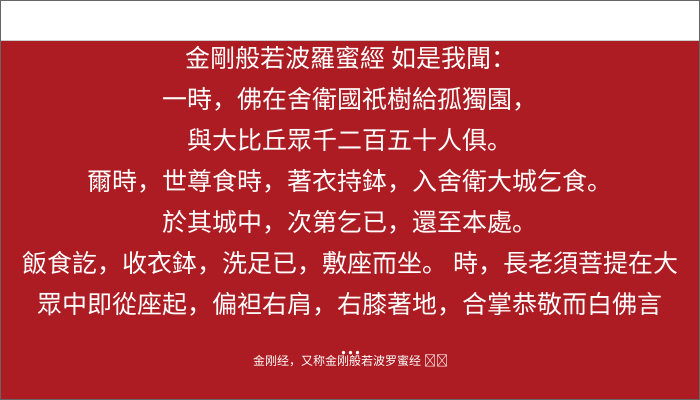
#> input picture output.png, 700 x 400 px, given in place of fodian_logo.png, which was not available
$ python pecha_text_image.py
#> lines starting #> are read from the running program, lines starting #| are printed output that depends on the picture; pictures that were not available may be replaced by others from this repository, and a replacement may not be noted
from pathlib import Path
from PIL import Image, ImageDraw, ImageFont
import textwrap
import os

IMAGE_PATH = './images'
FONT_PATHS = {
    "ar": "static/fonts/Noto-font/NotoFont-ar.ttf",
    "bn": "static/fonts/Noto-font/NotoFont-bn.ttf",
    "bo": "static/fonts/wujin+gangbi.ttf",
    "de": "static/fonts/Noto-font/NotoFont-de.ttf",
    "dz": "static/fonts/Noto-font/NotoFont-dz.ttf",
    "en": "static/fonts/Noto-font/NotoFont-en.ttf",
    "es": "static/fonts/Noto-font/NotoFont-es.ttf",
    "fa": "static/fonts/Noto-font/NotoFont-fa.ttf",
    "fr": "static/fonts/Noto-font/NotoFont-fr.ttf",
    "gu": "static/fonts/Noto-font/NotoFont-gu.ttf",
    "he": "static/fonts/Noto-font/NotoFont-zh.ttf",
    "hi": "static/fonts/Noto-font/NotoFont-hi.ttf",
    "hy": "static/fonts/Noto-font/NotoFont-hy.ttf",
    "it": "static/fonts/Noto-font/NotoFont-it.ttf",
    "ja": "static/fonts/Noto-font/NotoFont-ja.ttf",
    "ka": "static/fonts/Noto-font/NotoFont-ka.ttf",
    "km": "static/fonts/Noto-font/NotoFont-km.ttf",
    "kn": "static/fonts/Noto-font/NotoFont-kn.ttf",
    "ko": "static/fonts/Noto-font/NotoFont-ko.ttf",
    "lo": "static/fonts/Noto-font/NotoFont-lo.ttf",
    "ml": "static/fonts/Noto-font/NotoFont-ml.ttf",
    "mn": "static/fonts/Noto-font/NotoFont-mn.ttf",
    "mr": "static/fonts/Noto-font/NotoFont-mr.ttf",
    "ms": "static/fonts/Noto-font/NotoFont-general.ttf",
    "my": "static/fonts/Noto-font/NotoFont-my.ttf",
    "ne": "static/fonts/Noto-font/NotoFont-ne.ttf",
    "pa": "static/fonts/Noto-font/NotoFont-pa.ttf",
    "pt": "static/fonts/Noto-font/NotoFont-pt.ttf",
    "ru": "static/fonts/Noto-font/NotoFont-ru.ttf",
    "sa": "static/fonts/Noto-font/NotoFont-hi.ttf",
    "si": "static/fonts/Noto-font/NotoFont-si.ttf",
    "ta": "static/fonts/Noto-font/NotoFont-ta.ttf",
    "th": "static/fonts/Noto-font/NotoFont-th.ttf",
    "te": "static/fonts/Noto-font/NotoFont-te.ttf",
    "ur": "static/fonts/Noto-font/NotoFont-ur.ttf",
    "vi": "static/fonts/Noto-font/NotoFont-general.ttf",
    "zh": "static/fonts/Noto-font/NotoFont-zh.ttf",
    "lzh": "static/fonts/Noto-font/NotoFont-zh.ttf"
}


class SyntheticImageGenerator:

    def __init__(self, image_width, image_height, font_size=24, font_type="Uchen", bg_color="#ac1c22") -> None:
        self.image_width = int(image_width)
        self.image_height = int(image_height)
        self.font_size = int(font_size)
        self.font_type = font_type
        self.bg_color = tuple(int(bg_color.lstrip('#')[i:i+2], 16) for i in (0, 2, 4))

    def calc_letters_per_line(self, text, font, max_width):
        """Calculate approximately how many characters can fit in the given width."""
        avg_char_width = font.getlength("བ")  # Use a typical character for estimation
        return int(max_width / avg_char_width)

    def add_borders(self, draw):
        """Add borders to the image"""
        # Draw border lines
        border_color = "#666666"
        draw.line((0, 0, self.image_width, 0), fill=border_color, width=1)  # Top
        draw.line((0, 0, 0, self.image_height), fill=border_color, width=1)  # Left
        draw.line((self.image_width-1, 0, self.image_width-1, self.image_height), fill=border_color, width=1)  # Right
        draw.line((0, self.image_height-1, self.image_width, self.image_height-1), fill=border_color, width=1)  # Bottom

    def add_header(self, draw):
        """Add white header section"""
        header_height = int(self.image_height * 0.05)
        # White header background
        draw.line((0, header_height, self.image_width, header_height),
                 fill=(255, 255, 255),
                 width=int(self.image_height * 0.1))
        # Gray separator line
        draw.line((0, header_height * 2, self.image_width, header_height * 2),
                 fill="#CCCCCC",
                 width=int(self.image_height * 0.0025))

    def add_logo(self, img, logo_path):
        """Add logo to the image"""
        try:
            logo = Image.open(logo_path).convert('RGBA')
            # Calculate logo size (6% of image height)
            logo_height = int(self.image_height * 0.06)
            logo_ratio = logo.size[0] / logo.size[1]
            logo_width = int(logo_height * logo_ratio)
            logo = logo.resize((logo_width, logo_height), Image.Resampling.LANCZOS)

            # Create a padded transparent image for the logo
            logo_padded = Image.new('RGBA', (self.image_width, self.image_height), (0, 0, 0, 0))

            # Calculate position to center the logo
            logo_x = int(self.image_width/2 - logo_width/2)
            logo_y = int(self.image_height * 0.05 - logo_height/2)

            # Paste the logo
            logo_padded.paste(logo, (logo_x, logo_y))

            # Composite the images
            return Image.alpha_composite(img, logo_padded)
        except Exception as e:
            print(f"Error adding logo: {e}")
            return img

    def save_image(self, text, ref_str, lang, img_file_name, logo_path=None):

        font_file_name_text = FONT_PATHS.get(self.font_type, 'en')
        font_file_name_ref = FONT_PATHS.get(self.font_type, 'he') if lang == "he" else FONT_PATHS.get('en')


        # Create base image with RGBA mode to support transparency
        img = Image.new('RGBA', (self.image_width, self.image_height),
                       color=self.bg_color + (255,))  # Add alpha channel
        d = ImageDraw.Draw(img)

        # Add header and borders
        self.add_header(d)
        self.add_borders(d)

        # Define fonts and text color
        if len(text) < 100:
            main_size = int(self.font_size * 1.5)
        else:
            main_size = self.font_size

        main_font = ImageFont.truetype(font_file_name_text, size=main_size, encoding='utf-16')
        ref_font = ImageFont.truetype(font_file_name_ref, size=int(main_size/2), encoding='utf-16')
        text_color = (255, 255, 255)

        # Calculate padding and max width
        padding_x = 5  # Padding from edges
        max_width = self.image_width - (padding_x * 2)

        # Wrap text using textwrap
        chars_per_line = self.calc_letters_per_line(text, main_font, max_width)
        wrapped_text = textwrap.fill(text=text, width=chars_per_line)

        # Draw main text
        d.text(
            xy=(self.image_width / 2, self.image_height / 2),
            text=wrapped_text,
            font=main_font,
            fill=text_color,
            anchor='mm',
            align='center',
            spacing=int(main_size * 0.5)
        )

        # Draw reference text
        d.text(
            xy=(self.image_width / 2, self.image_height - 40),
            text=ref_str,
            font=ref_font,
            fill=text_color,
            anchor='mm'
        )

        # Add logo if provided
        if logo_path:
            img = self.add_logo(img, logo_path)

        # Save the image
        img.save(img_file_name)


def clean_text(text):
    if len(text) > 180:
        text = text[:180] + " ..."
    """Remove HTML break tags and clean up the text"""
    # Replace </br> with space or newline depending on your preference
    cleaned_text = text.replace('</br>', ' ').replace('<br>', ' ').replace('<br/>', ' ').replace('<b', ' ').replace('</', ' ').replace('<', ' ').replace('>', ' ')
    # Remove multiple spaces that might have been created
    cleaned_text = ' '.join(cleaned_text.split())
    return cleaned_text


def create_synthetic_data(text, ref_str, lang, version_lang, logo_path=None):
    cleaned_text = clean_text(text)
    font_type_lang = lang
    if version_lang:
        font_type_lang = version_lang

    synthetic_image_generator = SyntheticImageGenerator(
        image_width=700,
        image_height=400,
        font_size=25,
        font_type=font_type_lang,
        bg_color="#ac1c22"
    )
    synthetic_image_generator.save_image(cleaned_text, ref_str, lang, "output.png", logo_path)
#> in save_image, `img = Image.new('RGBA', (self.image_width, self.image_height), color=s..`:
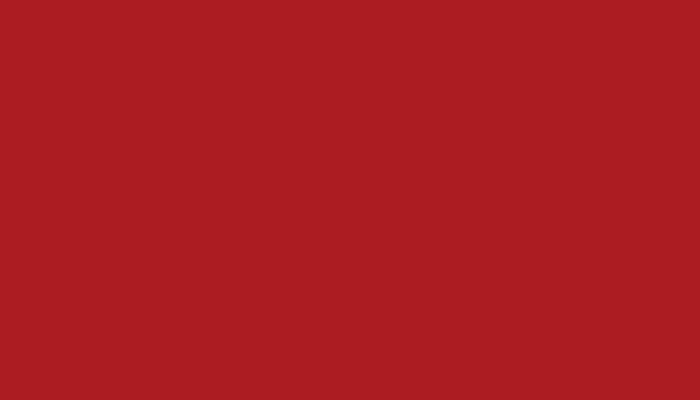
#> img: PIL image 700x400 RGBA; mean R, G, B, A 172, 28, 34, 255
#> in add_logo, logo is the input picture: PIL image 700x400 RGBA; mean R, G, B, A 185.9, 68.3, 73.2, 255
#> in add_logo, `logo = logo.resize((logo_width, logo_height), Image.Resampling.LANCZOS)`:
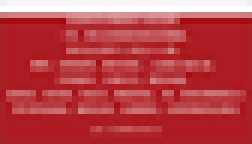
#> logo: PIL image 42x24 RGBA (shown 6 times larger); mean R, G, B, A 185.9, 67.6, 72.5, 255
#> in add_logo, `logo_padded = Image.new('RGBA', (self.image_width, self.image_height),..`: logo_padded: PIL image 700x400 RGBA; every value is 0
#> in add_logo, `logo_padded.paste(logo, (logo_x, logo_y))`:
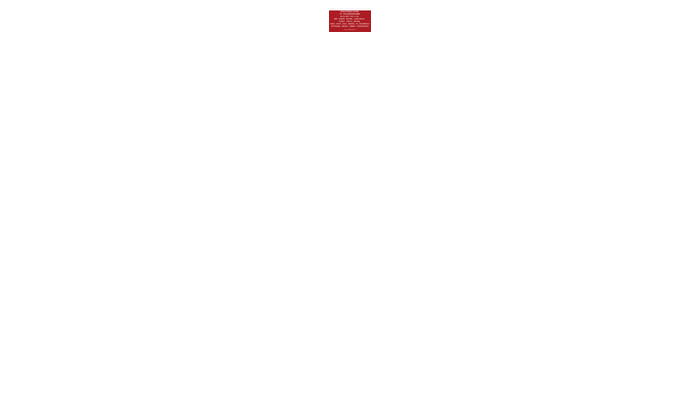
#> logo_padded: PIL image 700x400 RGBA; mean R, G, B, A 0.7, 0.2, 0.3, 0.9; transparent parts drawn white
#> in add_logo, `return Image.alpha_composite(img, logo_padded)`:
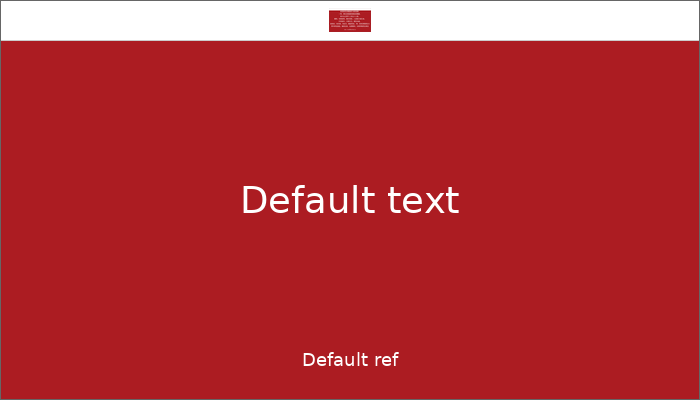
#> returned value: PIL image 700x400 RGBA; mean R, G, B, A 180, 52.2, 57.5, 255


if __name__ == "__main__":
    text = os.environ.get('PECHA_TEXT', "Default text")
    ref_str = os.environ.get('PECHA_REF', "Default ref")
    version_lang = os.environ.get('PECHA_VERSION_LANG', None)
    lang = os.environ.get('PECHA_LANG', None)
    create_synthetic_data(text, ref_str, lang, version_lang, logo_path="static/img/fodian_logo.png")
